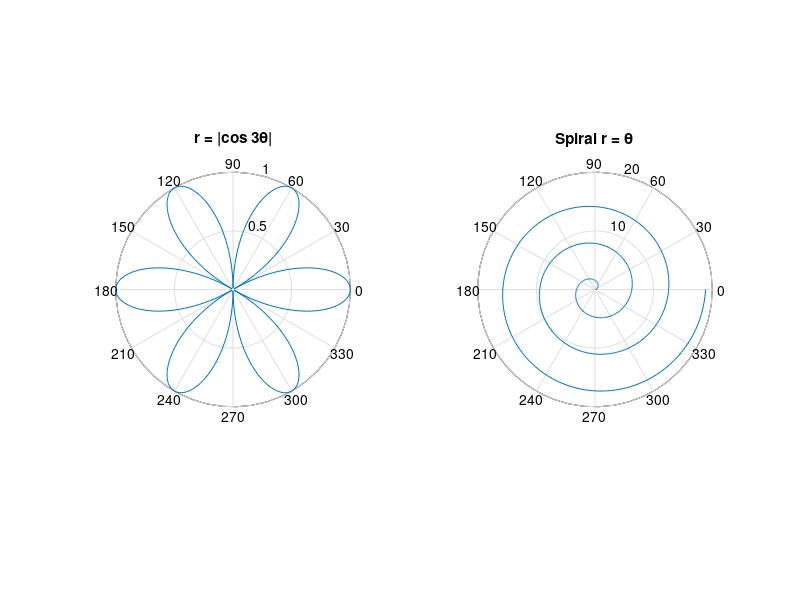

This chart was generated by the following MATLAB code:
% Day 039 · Polar Plots — Rose curves and spirals
% Run: open this file in MATLAB and press Run (or type example_1 in the Command Window)

theta = linspace(0, 2*pi, 400);
subplot(1, 2, 1)
polar(theta, abs(cos(3*theta)))
title('r = |cos 3\theta|')
subplot(1, 2, 2)
th = linspace(0, 6*pi, 600);
polar(th, th)
title('Spiral r = \theta')
